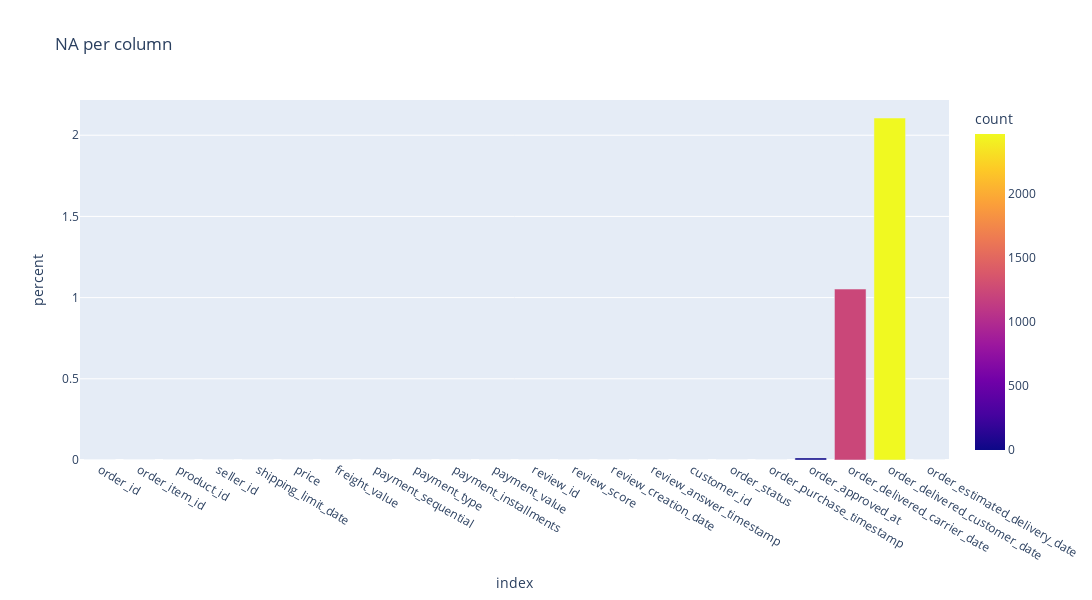

Notebook cell for this chart:
### Code cell
plot_NA(orders)

### Figure 1 — Plotly figure (JSON) as saved in the notebook; plotly's stock layout.template omitted (floating-point values rounded to 4 significant figures)
{"data": [{"alignmentgroup": "True", "customdata": [[0], [0], [0], [0], [0], [0], [0], [0], [0], [0], [0], [0], [0], [0], [0], [0], [0], [0], [15], [1235], [2471], [0]], "hovertemplate": "index=%{x}<br>percent=%{y}<br>count=%{marker.color}<extra></extra>", "legendgroup": "", "marker": {"color": [0, 0, 0, 0, 0, 0, 0, 0, 0, 0, 0, 0, 0, 0, 0, 0, 0, 0, 15, 1235, 2471, 0], "coloraxis": "coloraxis", "pattern": {"shape": ""}}, "name": "", "offsetgroup": "", "orientation": "v", "showlegend": false, "textposition": "auto", "type": "bar", "x": ["order_id", "order_item_id", "product_id", "seller_id", "shipping_limit_date", "price", "freight_value", "payment_sequential", "payment_type", "payment_installments", "payment_value", "review_id", "review_score", "review_creation_date", "review_answer_timestamp", "customer_id", "order_status", "order_purchase_timestamp", "order_approved_at", "order_delivered_carrier_date", "order_delivered_customer_date", "order_estimated_delivery_date"], "xaxis": "x", "y": [0, 0, 0, 0, 0, 0, 0, 0, 0, 0, 0, 0, 0, 0, 0, 0, 0, 0, 0.01278, 1.053, 2.106, 0], "yaxis": "y"}], "layout": {"barmode": "relative", "coloraxis": {"colorbar": {"title": {"text": "count"}}, "colorscale": [[0, "#0d0887"], [0.1111, "#46039f"], [0.2222, "#7201a8"], [0.3333, "#9c179e"], [0.4444, "#bd3786"], [0.5556, "#d8576b"], [0.6667, "#ed7953"], [0.7778, "#fb9f3a"], [0.8889, "#fdca26"], [1, "#f0f921"]]}, "height": 600, "legend": {"tracegroupgap": 0}, "title": {"text": "NA per column"}, "width": 1200, "xaxis": {"anchor": "y", "domain": [0, 1], "title": {"text": "index"}}, "yaxis": {"anchor": "x", "domain": [0, 1], "title": {"text": "percent"}}}}
